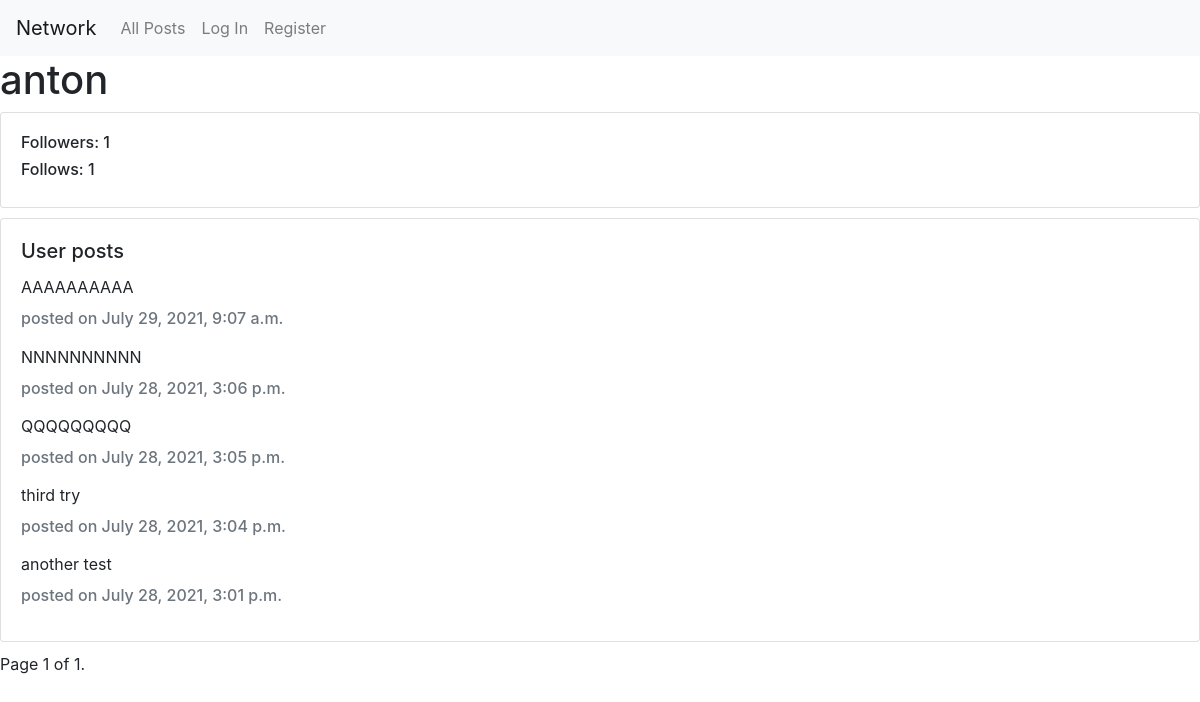
The page /profile/2 on the database its author committed.
### network/models.py (models this page shows)
class User(AbstractUser):
    pass

class Post(models.Model):
    author = models.ForeignKey(User, on_delete=models.CASCADE, null=True)
    content = models.CharField(max_length=128, default="empty")
    created = models.DateTimeField(auto_now_add=True)

### network/views.py (the view)
# urls.py: path("profile/<int:user_id>", views.profile, name="profile"),
def profile(request, user_id):
    user = User.objects.get(pk=user_id)
    posts = Post.objects.filter(author=user).order_by('-created')
    paginator = Paginator(posts, 10)
    page_number = request.GET.get('page')
    page_obj = paginator.get_page(page_number)
    return render(request, "network/profile.html", {
        "username": user.username,
        "follows": Follower.objects.filter(follows=user).count(),
        "followed": Follower.objects.filter(followed=user).count(),
        "page_obj": page_obj
    })

### network/templates/network/profile.html (shortened to what this page needs)
{% extends "network/layout.html" %}
{% block body %}
    <h1 id="username">{{username}} </h1>
    <div class="card">
        <div class="card-body">
        <h6>Followers: <a id="num_of_followers">{{followed}}</a></h6>
        <h6>Follows: {{follows}}</h6>
        </div>
    </div>
    <div class="card">
        <div class="card-body">
            <h5 class="card-title">User posts</h5>
            {% for post in page_obj %}
                <p class="card-text">{{post.content}}</p>
                <h6 class="card-subtitle mb-2 text-muted">posted on {{post.created}}</h6>
            {%endfor%}
        </div>
    </div>
    <div class="pagination">
        <span class="step-links">
            <span class="current">
                Page {{ page_obj.number }} of {{ page_obj.paginator.num_pages }}.
            </span>
        </span>
    </div>
{% endblock %}

### network/static/network/styles.css (style rules this page uses)
.card { margin-bottom: 10px; }

### rows shown on the page
User: username "anton"
Post: content "AAAAAAAAAA", created "July 29, 2021, 9:07 a.m."
Post: content "NNNNNNNNNN", created "July 28, 2021, 3:06 p.m."
Post: content "QQQQQQQQQ", created "July 28, 2021, 3:05 p.m."
Post: content "third try", created "July 28, 2021, 3:04 p.m."
Post: content "another test", created "July 28, 2021, 3:01 p.m."

### other values the page prints
{{ followed }} "1"
{{ follows }} "1"
{{ page_obj.number }} "1"
{{ page_obj.paginator.num_pages }} "1"
